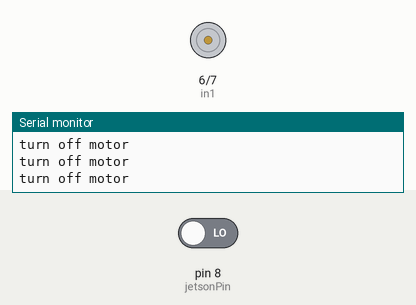
The sketch below on a simulated Arduino Uno, built with avr-gcc and run on an emulated ATmega328P. On the bench: motor-driver pin pairs drawn as motors (green arrow = first pin HIGH = forward, orange = second pin HIGH = backward, longer = more drive, scaled by the enable pin), the last lines printed to the serial monitor. The test bench sets the inputs (shaded band); at power-on: pin 8 (jetsonPin) LOW.

Above: at 1.2 s.
1.3 s: pin 8 (jetsonPin) driven HIGH
At 1.6 s:
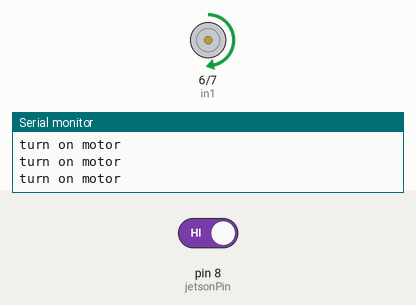
Timing chart, 0 to 4.3 s (numbered marks = the images above; inputs shaded):
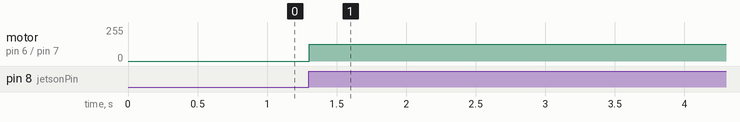

The sketch:

Winch.ino
```cpp
int in1 = 6;
int in2 = 7;
int jetsonPin = 8;
int ena = 5;


void setup() {
  pinMode(in1, OUTPUT);
  pinMode(in2, OUTPUT);
  pinMode(jetsonPin, INPUT);
  pinMode(ena, OUTPUT);
  Serial.begin(9600);
}


void clockWise() {
  digitalWrite(in1, HIGH);
  digitalWrite(in2, LOW);
  analogWrite(ena, 125);
}


void counterClockWise() {
  digitalWrite(in1, LOW);
  digitalWrite(in2, HIGH);
  analogWrite(ena, 125);
}


void stopMotor() {
  digitalWrite(in1, LOW);
  digitalWrite(in2, LOW);
  analogWrite(ena, 0);
}

void loop() {
  int jetsonOn = digitalRead(jetsonPin);

  if (jetsonOn) {
    Serial.println("turn on motor");
    clockWise();
  }
  else {
    Serial.println("turn off motor");
    stopMotor();
  }
  delay(100);
}
```

Measured:
- after the input at 1.3 s, motor on pin 6 (in1) / pin 7 (in2): stopped → forward 125/255 at once
